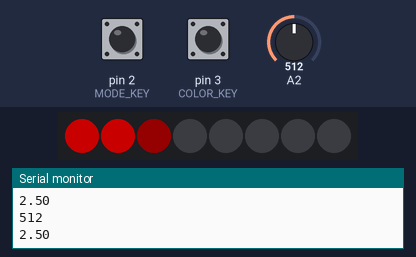
A sketch run on a simulated Arduino Uno, built with avr-gcc and run on an emulated ATmega328P. Shown: 8 RGB LEDs in strip order, left to right, the last lines printed to the serial monitor. The test bench sets the inputs (shaded band); at power-on: pin 2 (MODE_KEY) HIGH, A2 = 512, pin 3 (COLOR_KEY) HIGH. Dim RGB values are drawn brighter than linear; random numbers use the default seed unless the sketch sets one.

Above: at 5.5 s.
5.6 s: pin 2 (MODE_KEY) pulled LOW for 3 s
At 8.86 s:
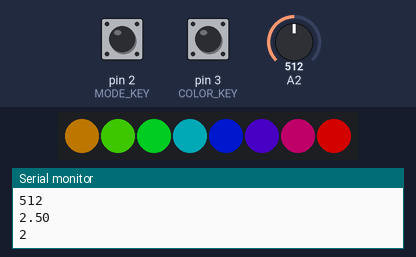
11.3 s: A2 set to 122
At 12.78 s:
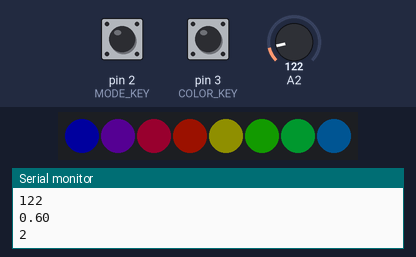
17.0 s: A2 set to 75
At 19.71 s:
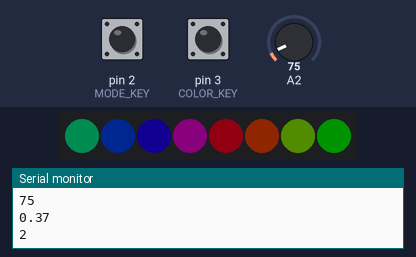
22.7 s: pin 2 (MODE_KEY) pulled LOW for 3 s
At 26.4 s:
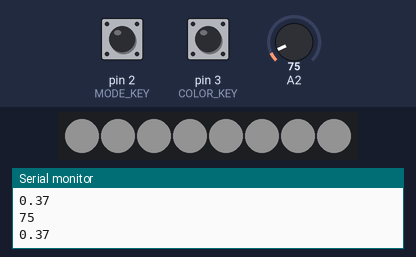
28.4 s: pin 2 (MODE_KEY) pulled LOW for 3 s
At 32.43 s:
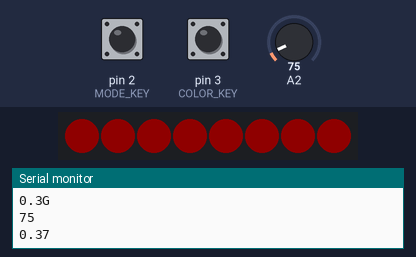
34.1 s: pin 3 (COLOR_KEY) pulled LOW for 3 s
Timing chart, 0 to 41.8 s (numbered marks = the images above; inputs shaded):
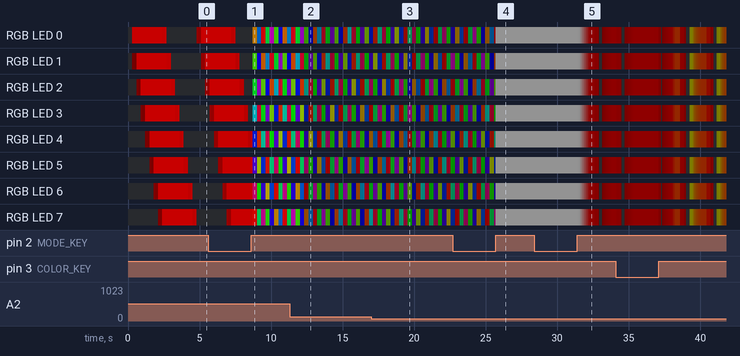

The sketch:

main.ino
```cpp
#include <Adafruit_NeoPixel.h>

#define PIXEL_DAT 5
#define PIXEL_NUM 8
#define RED       200,0,0
#define ORANGE    255,69,0
#define YELLOW    255,234,0
#define GREEN     124,252,0
#define BLUE      0,191,255
#define INDIGO    75,0,130
#define VIOLET    255,0,255
#define MODE_KEY  2
#define COLOR_KEY 3
#define BRIGHTNESS_POT A2

#define lengthof(a) (sizeof(a) / sizeof(*(a)))

void heartbeat();
void spin();
void randomGlow();
void brightnessSetter();

int colors[7][3] = {{RED}, {ORANGE}, {YELLOW}, {GREEN}, {BLUE}, {INDIGO}, {VIOLET}};
typedef void (*fp)(void);
fp modes[] = {heartbeat, spin, randomGlow, brightnessSetter};

int currentColor = 0;
int currentMode = 1;
int gotInterrupt = 0;

void interruptDelay(int amount) {
  int delayResolution = 10;
  int delayLength = round(amount / delayResolution);
  for(int i=0; i < delayResolution; i++) {
    if (gotInterrupt == 1) {
      Serial.println("stop delay!");
      break;
    }
    delay(delayLength);
  }
}

Adafruit_NeoPixel pixels = Adafruit_NeoPixel(PIXEL_NUM, PIXEL_DAT, NEO_GRB + NEO_KHZ800);

void setup() {
  randomSeed(analogRead(0));
  analogReference(EXTERNAL);
  pinMode(COLOR_KEY, INPUT_PULLUP);
  pinMode(MODE_KEY, INPUT_PULLUP);
  attachInterrupt(digitalPinToInterrupt(COLOR_KEY), inc_color_irq, RISING);
  attachInterrupt(digitalPinToInterrupt(MODE_KEY), inc_mode_irq, RISING);
  pixels.begin();
  Serial.begin(9600);
  pixels.setBrightness(64);
}

void brightnessSetter() {
  for (int i=0; i<PIXEL_NUM; i++) {
    pixels.setPixelColor(i, 255,255,255);
  }
  pixels.show();
}

void randomGlow() {
  int colorVelocity = 2 + (3 * currentColor);
  Serial.println(colorVelocity);
  rainbowCycle(colorVelocity);
}

void rainbowCycle(uint8_t wait) {
  uint16_t i, j;

  for(j=0; j<256*5; j++) { // 5 cycles of all colors on wheel
    if (gotInterrupt == 1) { goto finish; }
    for(i=0; i< pixels.numPixels(); i++) {
      pixels.setPixelColor(i, Wheel(((i * 256 / pixels.numPixels()) + j) & 255));
    }
    pixels.show();
    if (wait < 10) {
      delay(wait);
    } else {
      interruptDelay(wait);
    }
  }
  finish:
    return;
}

uint32_t Wheel(byte WheelPos) {
  WheelPos = 255 - WheelPos;
  if(WheelPos < 85) {
    return pixels.Color(255 - WheelPos * 3, 0, WheelPos * 3);
  }
  if(WheelPos < 170) {
    WheelPos -= 85;
    return pixels.Color(0, WheelPos * 3, 255 - WheelPos * 3);
  }
  WheelPos -= 170;
  return pixels.Color(WheelPos * 3, 255 - WheelPos * 3, 0);
}

void spin() {
  int *c = getCurrentColor();
  for (int i=0; i<PIXEL_NUM; i++) {
    if (gotInterrupt == 1) { goto finish; }
    colorFadeIndividual(i, c[0], c[1], c[2], 1);
  }
  for (int i=0; i<PIXEL_NUM; i++) {
    if (gotInterrupt == 1) { goto finish; }
    colorFadeIndividual(i, 0, 0, 0, 1);
  }
  finish:
    return;
}

void heartbeat() {
  //beat twice
  int *c = getCurrentColor();
  for (int i=0; i<2; i++) {
    if (gotInterrupt == 1) { goto finish; }
    colorFadeAll(c[0], c[1], c[2], 3);
    interruptDelay(150);
    colorFadeAll(0,0,0, 2);
    interruptDelay(150);
    colorFadeAll(c[0], c[1], c[2], 3);
  }
  interruptDelay(1200);
  finish:
    return;
}

void colorFadeAll(uint8_t r, uint8_t g, uint8_t b, uint8_t wait) {
    uint8_t curr_r, curr_g, curr_b;
    uint32_t curr_col = pixels.getPixelColor(0); // get the current colour
    curr_b = curr_col & 0xFF; curr_g = (curr_col >> 8) & 0xFF; curr_r = (curr_col >> 16) & 0xFF;  // separate into RGB components

    while ((curr_r != r) || (curr_g != g) || (curr_b != b)){  // while the curr color is not yet the target color
      if (curr_r < r) curr_r++; else if (curr_r > r) curr_r--;  // increment or decrement the old color values
      if (curr_g < g) curr_g++; else if (curr_g > g) curr_g--;
      if (curr_b < b) curr_b++; else if (curr_b > b) curr_b--;
      for(uint16_t i = 0; i < pixels.numPixels(); i++) {
        pixels.setPixelColor(i, curr_r, curr_g, curr_b);  // set the color
      }
      delay(wait);
      pixels.show();
    }
}

void colorFadeIndividual(int i, uint8_t r, uint8_t g, uint8_t b, uint8_t wait) {
    uint8_t curr_r, curr_g, curr_b;
    uint32_t curr_col = pixels.getPixelColor(i); // get the current colour
    curr_b = curr_col & 0xFF; curr_g = (curr_col >> 8) & 0xFF; curr_r = (curr_col >> 16) & 0xFF;  // separate into RGB components
    while ((curr_r != r) || (curr_g != g) || (curr_b != b)){  // while the curr color is not yet the target color
      if (curr_r < r) curr_r++; else if (curr_r > r) curr_r--;  // increment or decrement the old color values
      if (curr_g < g) curr_g++; else if (curr_g > g) curr_g--;
      if (curr_b < b) curr_b++; else if (curr_b > b) curr_b--;
      pixels.setPixelColor(i, curr_r, curr_g, curr_b);  // set the color
      delay(wait);
      pixels.show();
    }
}

int debounce(int pin) {
  Serial.print("Got interrupt");
  if (digitalRead(pin) == HIGH) {
    delay(100);
    if (digitalRead(pin) == HIGH) {
      return 1;
    }
  }
  return 0;
}

void inc_color_irq() {
  if (debounce(COLOR_KEY) == 0) { return; }
  gotInterrupt = 1;
  currentColor = (currentColor + 1) % lengthof(colors);
  Serial.print("currentColor: ");
  Serial.print(currentColor);
  Serial.print("\n");
}

void inc_mode_irq() {
  if (debounce(MODE_KEY) == 0) { return; }
  gotInterrupt = 1;
  currentMode = (currentMode + 1) % lengthof(modes);
  Serial.print("currentMode: ");
  Serial.print(currentMode);
  Serial.print("\n");
}

int *getCurrentColor() {
  return colors[currentColor];
}

int *generateRandomRgb() {
   static int rgb[3];
   for (int i=0; i<3; i++) {
      rgb[i] = random(0, 255);
   }
   return rgb;
}

void setBrightnessFromKnob() {
  int knobVoltage = analogRead(A2);
  Serial.println(knobVoltage);
  float voltage = knobVoltage * (5.0 / 1023.0);
  Serial.println(voltage);
  int brightnessLevel = round(voltage * (255/5));
  pixels.setBrightness(brightnessLevel);
}

void loop() {
  setBrightnessFromKnob();
  modes[currentMode]();
  gotInterrupt = 0;
}
```
